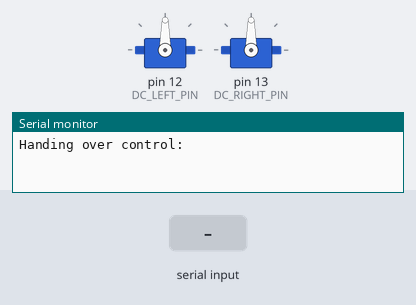
Bench run of a sketch on a simulated Arduino Mega 2560, built with avr-gcc and run on an emulated ATmega2560. Parts: 2 × servo, the last lines printed to the serial monitor. The test bench sets the inputs (shaded band).

Above: at 1.2 s.
1.3 s: byte 119 (FWD) received over Serial
At 2.1 s:
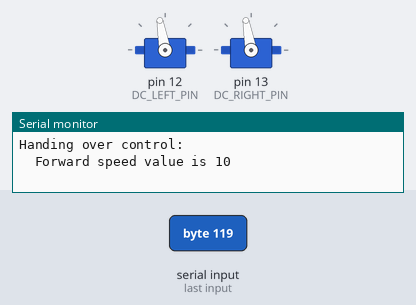
2.8 s: byte 97 (LFT) received over Serial
At 3.2 s:
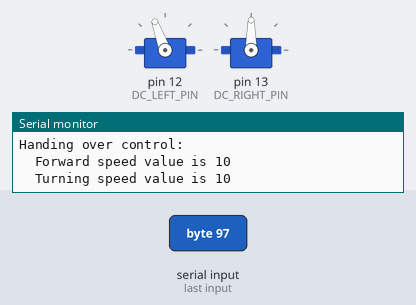
4.3 s: byte 119 (FWD) received over Serial
At 5.5 s:
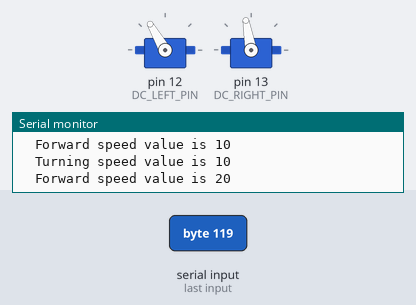
5.8 s: byte 97 (LFT) received over Serial
At 6.7 s:
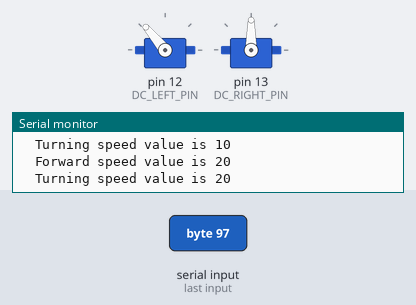
7.3 s: byte 120 (STP) received over Serial
At 7.8 s:
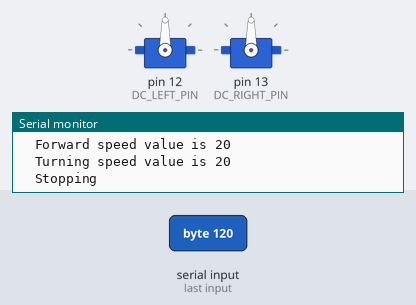
8.8 s: byte 100 (RHT) received over Serial
At 10.2 s:
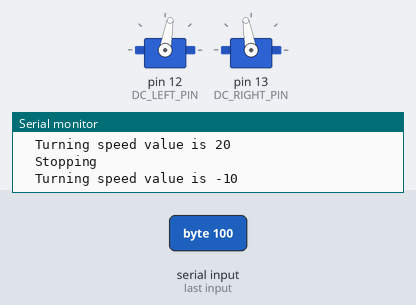
Timing chart, 0 to 11.3 s (numbered marks = the images above; inputs shaded):
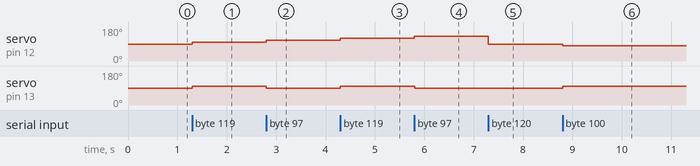

Measured:
- after the input at 1.3 s, servo on pin 12 (DC_LEFT_PIN), servo on pin 13 (DC_RIGHT_PIN): 90° → 100° at once
- after the input at 2.8 s, servo on pin 12 (DC_LEFT_PIN): 100° → 110° at once; servo on pin 13 (DC_RIGHT_PIN): 100° → 90° at once
- after the input at 4.3 s, servo on pin 12 (DC_LEFT_PIN): 110° → 120° at once; servo on pin 13 (DC_RIGHT_PIN): 90° → 100° at once
- after the input at 5.8 s, servo on pin 12 (DC_LEFT_PIN): 120° → 130° at once; servo on pin 13 (DC_RIGHT_PIN): 100° → 90° at once
- after the input at 7.3 s, servo on pin 12 (DC_LEFT_PIN): 130° → 90° at once
- after the input at 8.8 s, servo on pin 12 (DC_LEFT_PIN): 90° → 80° at once; servo on pin 13 (DC_RIGHT_PIN): 90° → 100° at once

The sketch:

test_code.ino
```cpp
#include <Servo.h>

/// PINS ///
#define DC_LEFT_PIN 12
#define DC_RIGHT_PIN 13
#define STEPPER1_STEP_PIN 30
#define STEPPER1_DIR_PIN 31
#define STEPPER2_STEP_PIN 32
#define STEPPER2_DIR_PIN 33
#define STEPPER3_STEP_PIN 34
#define STEPPER3_DIR_PIN 35
#define STEPPER4_STEP_PIN 36
#define STEPPER4_DIR_PIN 37

/// Other config ///
#define STEPPER1_SPR 200
//#define STEPPER1_INV
#define STEPPER2_SPR 200
//#define STEPPER2_INV
#define STEPPER3_SPR 1040  // Geared
//#define STEPPER3_INV
#define STEPPER4_SPR 1000  // Geared
//#define STEPPER4_INV

#define DC_FORWARD true
#define DC_BACKWARD false

#define FORWARD_INCREMENT 10
#define TURNING_INCREMENT 10

#define FWD 'w'
#define BWD 's'
#define LFT 'a'
#define RHT 'd'
#define STP 'x'
#define STEPFWD 'r'
#define STEPBWD 'f'

#define PRINT(s) Serial.print(s)
#define PRINTLN(s) Serial.println(s)

#define STEPPER_1 1
#define STEPPER_2 2
#define STEPPER_3 3
#define STEPPER_4 4


static int8_t FORWARD = 0;
static int8_t TURNING = 0;

Servo SERVO_1;
Servo SERVO_2;
static Servo LEFT_DRIVE;
static Servo RIGHT_DRIVE;
static bool LEFT_DIR = DC_FORWARD;
static bool RIGHT_DIR = DC_FORWARD;

void dc_drive(int8_t motor_speed, int8_t motor_rotation);
void stepper_rotate(uint8_t to_rotate, int16_t num_degrees);


void setup() {
  // put your setup code here, to run once:
  Serial.begin(119200);
  LEFT_DRIVE.attach(DC_LEFT_PIN);
  RIGHT_DRIVE.attach(DC_RIGHT_PIN);
}

void loop() {
  // put your main code here, to run repeatedly:
  PRINTLN("Handing over control:");
  char serial_byte = '\0';

  while(true) {
    if (Serial.available() > 0) {
      serial_byte = Serial.read();

      if (serial_byte == FWD) {
        FORWARD += FORWARD_INCREMENT;
        if (FORWARD > 90) {
          FORWARD = 90;
        }
        PRINT("\tForward speed value is ");
        PRINTLN(FORWARD);
      }
      else if (serial_byte == BWD) {
        FORWARD -= FORWARD_INCREMENT;
        if (FORWARD < -90) {
          FORWARD = -90;
        }
        PRINT("\tForward speed value is ");
        PRINTLN(FORWARD);
      }
      else if (serial_byte == LFT) {
        TURNING += TURNING_INCREMENT;
        if (TURNING > 90) {
          TURNING = 90;
        }
        PRINT("\tTurning speed value is ");
        PRINTLN(TURNING);
      }
      else if (serial_byte == RHT) {
        TURNING -= TURNING_INCREMENT;
        if (TURNING < -90) {
          TURNING = -90;
        }
        PRINT("\tTurning speed value is ");
        PRINTLN(TURNING);
      }
      else if (serial_byte == STP) {
        FORWARD = 0;
        TURNING = 0;
        PRINTLN("\tStopping");
      }
      else if (serial_byte == STEPFWD) {
        stepper_rotate(STEPPER_1, 180);
        PRINTLN("\tMoving Stepper 1 forward by 180 degrees");
      }
      else if (serial_byte == STEPBWD) {
        stepper_rotate(STEPPER_1, -180);
        PRINTLN("\tMoving Stepper 1 backward by 180 degrees");
      }
    }

    dc_drive(FORWARD, TURNING);
  }
  PRINTLN("Receiving control\n");
}

void dc_drive(int8_t motor_speed, int8_t motor_rotation=0) {
  //
  if (motor_speed > 90) {
    motor_speed = 90;
  }
  else if (motor_speed < -90) {
    motor_speed = -90;
  }
  if (motor_rotation > 90) {
    motor_rotation = 90;
  }
  else if (motor_rotation < -90) {
    motor_rotation = -90;
  }

  int16_t left_drive = 90 + motor_speed + motor_rotation;
  int16_t right_drive = 90 + motor_speed - motor_rotation;

  if (left_drive < 0) {
    left_drive = 0;
    right_drive = (2*motor_rotation);
  }
  else if (left_drive > 180) {
    left_drive = 180;
    right_drive = 180 - (2*motor_rotation);
  }

  else if (right_drive < 0) {
    right_drive = 0;
    left_drive = (2*motor_rotation);
  }
  else if (right_drive > 180) {
    right_drive = 180;
    left_drive = 180 - (2*motor_rotation);
  }

  if (left_drive > 90) {
    LEFT_DIR = DC_FORWARD;
  } else {
    LEFT_DIR = DC_BACKWARD;
  }
  if (right_drive > 90) {
    RIGHT_DIR = DC_FORWARD;
  } else {
    RIGHT_DIR = DC_BACKWARD;
  }

  LEFT_DRIVE.write(left_drive);
  RIGHT_DRIVE.write(right_drive);

}

static void stepper1_rotate(int16_t num_degrees) {
  uint32_t steps_left = abs(((int32_t)num_degrees * STEPPER1_SPR) / 360);

  #ifndef STEPPER1_INV
    if (num_degrees > 0) {
      digitalWrite(STEPPER1_DIR_PIN,HIGH);
    } else {
      digitalWrite(STEPPER1_DIR_PIN,LOW);
    }
  #else
    if (num_degrees > 0) {
      digitalWrite(STEPPER1_DIR_PIN,LOW);
    } else {
      digitalWrite(STEPPER1_DIR_PIN,HIGH);
    }
  #endif

  for (steps_left; steps_left > 0; steps_left--) {
    digitalWrite(STEPPER1_STEP_PIN, LOW);
    delayMicroseconds(2);
    digitalWrite(STEPPER1_STEP_PIN, HIGH);
    delay(1);
  }
}

static void stepper2_rotate(int16_t num_degrees) {
  uint32_t steps_left = abs(((int32_t)num_degrees * STEPPER2_SPR) / 360);

  #ifndef STEPPER2_INV
    if (num_degrees > 0) {
      digitalWrite(STEPPER2_DIR_PIN,HIGH);
    } else {
      digitalWrite(STEPPER2_DIR_PIN,LOW);
    }
  #else
    if (num_degrees > 0) {
      digitalWrite(STEPPER2_DIR_PIN,LOW);
    } else {
      digitalWrite(STEPPER2_DIR_PIN,HIGH);
    }
  #endif

  for (steps_left; steps_left > 0; steps_left--) {
    digitalWrite(STEPPER2_STEP_PIN, LOW);
    delayMicroseconds(2);
    digitalWrite(STEPPER2_STEP_PIN, HIGH);
    delay(1);
  }
}

static void stepper3_rotate(int16_t num_degrees) {
  uint32_t steps_left = abs(((int32_t)num_degrees * STEPPER3_SPR) / 360);

  #ifndef STEPPER3_INV
    if (num_degrees > 0) {
      digitalWrite(STEPPER3_DIR_PIN,HIGH);
    } else {
      digitalWrite(STEPPER3_DIR_PIN,LOW);
    }
  #else
    if (num_degrees > 0) {
      digitalWrite(STEPPER3_DIR_PIN,LOW);
    } else {
      digitalWrite(STEPPER3_DIR_PIN,HIGH);
    }
  #endif

  for (steps_left; steps_left > 0; steps_left--) {
    digitalWrite(STEPPER3_STEP_PIN, LOW);
    delayMicroseconds(2);
    digitalWrite(STEPPER3_STEP_PIN, HIGH);
    delay(1);
  }
}

static void stepper4_rotate(int16_t num_degrees) {
  uint32_t steps_left = abs(((int32_t)num_degrees * STEPPER4_SPR) / 360);

  #ifndef STEPPER4_INV
    if (num_degrees > 0) {
      digitalWrite(STEPPER4_DIR_PIN,HIGH);
    } else {
      digitalWrite(STEPPER4_DIR_PIN,LOW);
    }
  #else
    if (num_degrees > 0) {
      digitalWrite(STEPPER4_DIR_PIN,LOW);
    } else {
      digitalWrite(STEPPER4_DIR_PIN,HIGH);
    }
  #endif

  for (steps_left; steps_left > 0; steps_left--) {
    digitalWrite(STEPPER4_STEP_PIN, LOW);
    delayMicroseconds(2);
    digitalWrite(STEPPER4_STEP_PIN, HIGH);
    delay(1);
  }
}


void stepper_rotate(uint8_t to_rotate, int16_t num_degrees) {
  if (to_rotate == STEPPER_1) {
    stepper1_rotate(num_degrees);
  }
  else if (to_rotate == STEPPER_2) {
    stepper2_rotate(num_degrees);
  }
  else if (to_rotate == STEPPER_3) {
    stepper3_rotate(num_degrees);
  }
  else if (to_rotate == STEPPER_4) {
    stepper4_rotate(num_degrees);
  }
}
```
